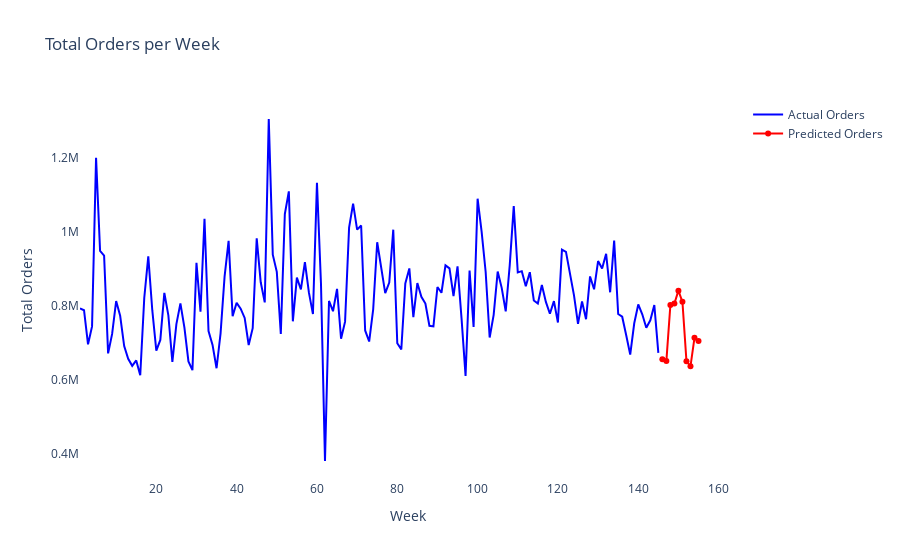
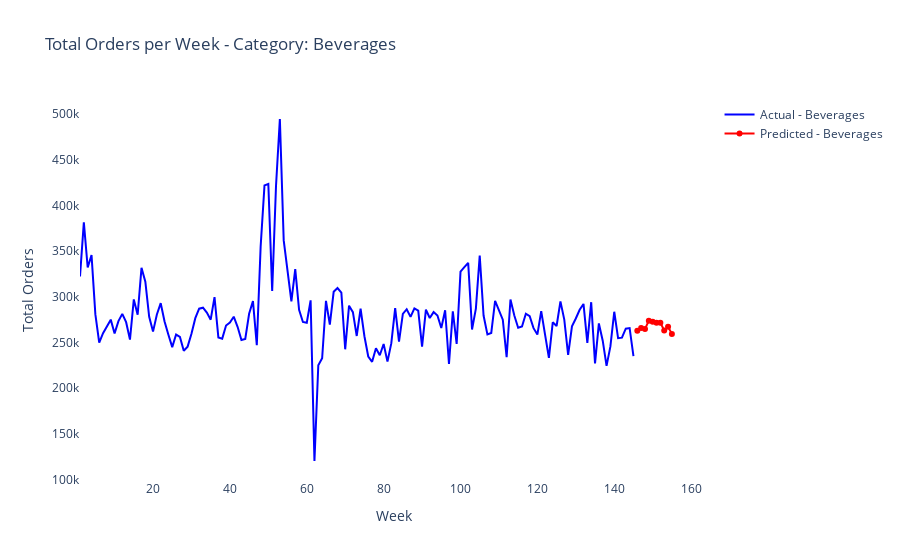
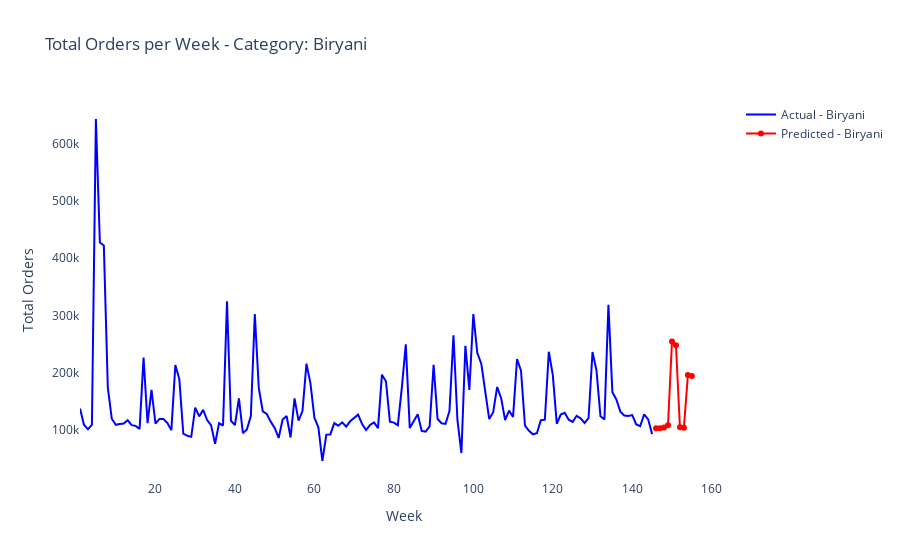
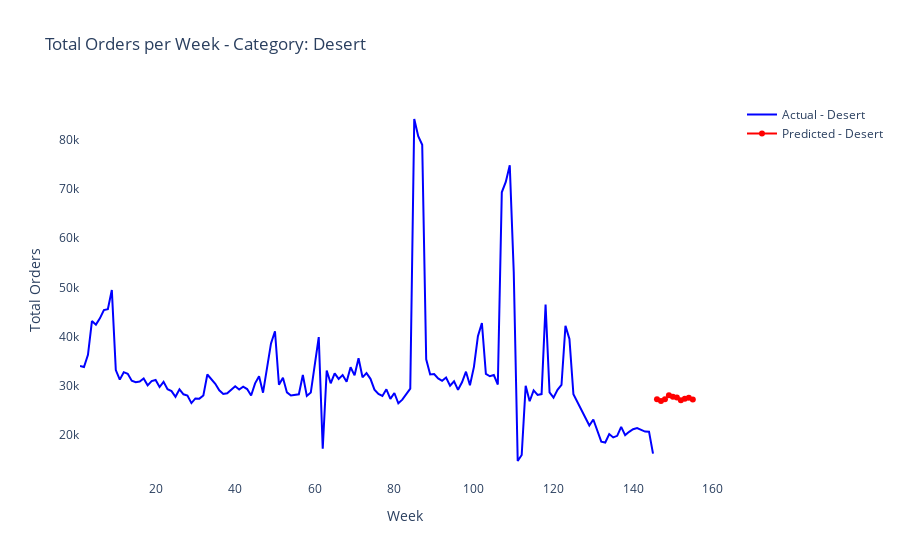

The code cell stored with these charts, in order, in its notebook:
### Code cell
import plotly.graph_objs as go
import plotly.offline as pyoff
pyoff.init_notebook_mode(connected=True)

# Reconstruct the categorical mapping to label categories in plots
category_labels = [
    "Beverages", "Biryani", "Desert", "Extras", "Fish", "Other Snacks",
    "Pasta", "Pizza", "Rice Bowl", "Salad", "Sandwich", "Seafood", "Soup", "Starters"
]
cat_mapping = {i: name for i, name in enumerate(category_labels)}

# Predict using the best model (BiLSTM)
ypred = bilstm_model.predict(test_reshaped)

# Total orders actual
ts_tot_orders = df.groupby(['week'])['num_orders'].sum().reset_index()

# Combine predictions with test data
ypred_df = pd.DataFrame(ypred, columns=['predicted_orders'])
test_reset = test.reset_index(drop=True)
predictions = pd.concat([test_reset, ypred_df], axis=1)

# Total predicted orders per week
ts_tot_pred = predictions.groupby(['week'])['predicted_orders'].sum().reset_index()

# Total orders line plot
plot_data = [
    go.Scatter(x=ts_tot_orders['week'], y=ts_tot_orders['num_orders'], name='Actual Orders', marker=dict(color='blue')),
    go.Scatter(x=ts_tot_pred['week'], y=ts_tot_pred['predicted_orders'], name='Predicted Orders', marker=dict(color='red'))
]

plot_layout = go.Layout(
    title='Total Orders per Week',
    yaxis_title='Total Orders',
    xaxis_title='Week',
    plot_bgcolor='rgba(0,0,0,0)'
)

fig = go.Figure(data=plot_data, layout=plot_layout)
pyoff.iplot(fig)

# Category-wise actual vs predicted
ts_cat_pred = predictions.groupby(['week', 'category'])['predicted_orders'].sum().reset_index()
ts_cat_actual = df.groupby(['week', 'category'])['num_orders'].sum().reset_index()

# Plot category-wise graphs
categories = ts_cat_actual['category'].unique()
for category in categories:
    cat_name = cat_mapping.get(category, f'Category {category}')
    
    plot_data = [
        go.Scatter(
            x=ts_cat_actual[ts_cat_actual['category'] == category]['week'],
            y=ts_cat_actual[ts_cat_actual['category'] == category]['num_orders'],
            name=f'Actual - {cat_name}',
            line=dict(color='Blue')
        ),
        go.Scatter(
            x=ts_cat_pred[ts_cat_pred['category'] == category]['week'],
            y=ts_cat_pred[ts_cat_pred['category'] == category]['predicted_orders'],
            name=f'Predicted - {cat_name}',
            line=dict(color='Red')
        )
        
    ]

    plot_layout = go.Layout(
        title=f'Total Orders per Week - Category: {cat_name}',
        yaxis_title='Total Orders',
        xaxis_title='Week',
        plot_bgcolor='rgba(0,0,0,0)'
    )

    fig = go.Figure(data=plot_data, layout=plot_layout)
    pyoff.iplot(fig)

### Figure 1 — Plotly figure (JSON) as saved in the notebook; plotly's stock layout.template omitted (floating-point values rounded to 4 significant figures; data arrays with more than 128 entries replaced by an {"elided": "..."} marker saying what was removed)
{"data": [{"marker": {"color": "blue"}, "name": "Actual Orders", "type": "scatter", "x": {"elided": "145 int values"}, "y": {"elided": "145 int values"}}, {"marker": {"color": "red"}, "name": "Predicted Orders", "type": "scatter", "x": [146, 147, 148, 149, 150, 151, 152, 153, 154, 155], "y": [654500.0, 650100.0, 801140, 805100.0, 840000.0, 809800.0, 649551, 635600.0, 712500.0, 703900.0]}], "layout": {"autosize": true, "plot_bgcolor": "rgba(0, 0, 0, 0)", "title": {"text": "Total Orders per Week"}, "xaxis": {"autorange": true, "range": [1, 163.9], "title": {"text": "Week"}, "type": "linear"}, "yaxis": {"autorange": true, "range": [328800.0, 1355000.0], "title": {"text": "Total Orders"}, "type": "linear"}}}

### Figure 2 — Plotly figure (JSON) as saved in the notebook; plotly's stock layout.template omitted (floating-point values rounded to 4 significant figures; data arrays with more than 128 entries replaced by an {"elided": "..."} marker saying what was removed)
{"data": [{"line": {"color": "Blue"}, "name": "Actual - Beverages", "type": "scatter", "x": {"elided": "145 int values"}, "y": {"elided": "145 int values"}}, {"line": {"color": "Red"}, "name": "Predicted - Beverages", "type": "scatter", "x": [146, 147, 148, 149, 150, 151, 152, 153, 154, 155], "y": [263100.0, 266000.0, 264900.0, 274000.0, 272900.0, 271800.0, 271800.0, 263200.0, 267300.0, 259500.0]}], "layout": {"autosize": true, "plot_bgcolor": "rgba(0, 0, 0, 0)", "title": {"text": "Total Orders per Week - Category: Beverages"}, "xaxis": {"autorange": true, "range": [1, 163.9], "title": {"text": "Week"}, "type": "linear"}, "yaxis": {"autorange": true, "range": [99660.0, 515400.0], "title": {"text": "Total Orders"}, "type": "linear"}}}

### Figure 3 — Plotly figure (JSON) as saved in the notebook; plotly's stock layout.template omitted (floating-point values rounded to 4 significant figures; data arrays with more than 128 entries replaced by an {"elided": "..."} marker saying what was removed)
{"data": [{"line": {"color": "Blue"}, "name": "Actual - Biryani", "type": "scatter", "x": {"elided": "145 int values"}, "y": {"elided": "145 int values"}}, {"line": {"color": "Red"}, "name": "Predicted - Biryani", "type": "scatter", "x": [146, 147, 148, 149, 150, 151, 152, 153, 154, 155], "y": [103600.0, 103500.0, 104700.0, 108600.0, 254700.0, 247955, 105200.0, 104500.0, 196100.0, 194500.0]}], "layout": {"autosize": true, "plot_bgcolor": "rgba(0, 0, 0, 0)", "title": {"text": "Total Orders per Week - Category: Biryani"}, "xaxis": {"autorange": true, "range": [1, 163.9], "title": {"text": "Week"}, "type": "linear"}, "yaxis": {"autorange": true, "range": [13180.0, 675900.0], "title": {"text": "Total Orders"}, "type": "linear"}}}

### Figure 4 — Plotly figure (JSON) as saved in the notebook; plotly's stock layout.template omitted (floating-point values rounded to 4 significant figures; data arrays with more than 128 entries replaced by an {"elided": "..."} marker saying what was removed)
{"data": [{"line": {"color": "Blue"}, "name": "Actual - Desert", "type": "scatter", "x": {"elided": "145 int values"}, "y": {"elided": "145 int values"}}, {"line": {"color": "Red"}, "name": "Predicted - Desert", "type": "scatter", "x": [146, 147, 148, 149, 150, 151, 152, 153, 154, 155], "y": [27260.0, 26950.0, 27290.0, 28110.0, 27780.0, 27620.0, 27060.0, 27410.0, 27590.0, 27240.0]}], "layout": {"autosize": true, "plot_bgcolor": "rgba(0, 0, 0, 0)", "title": {"text": "Total Orders per Week - Category: Desert"}, "xaxis": {"autorange": true, "range": [1, 163.9], "title": {"text": "Week"}, "type": "linear"}, "yaxis": {"autorange": true, "range": [10880.0, 88060.0], "title": {"text": "Total Orders"}, "type": "linear"}}}
